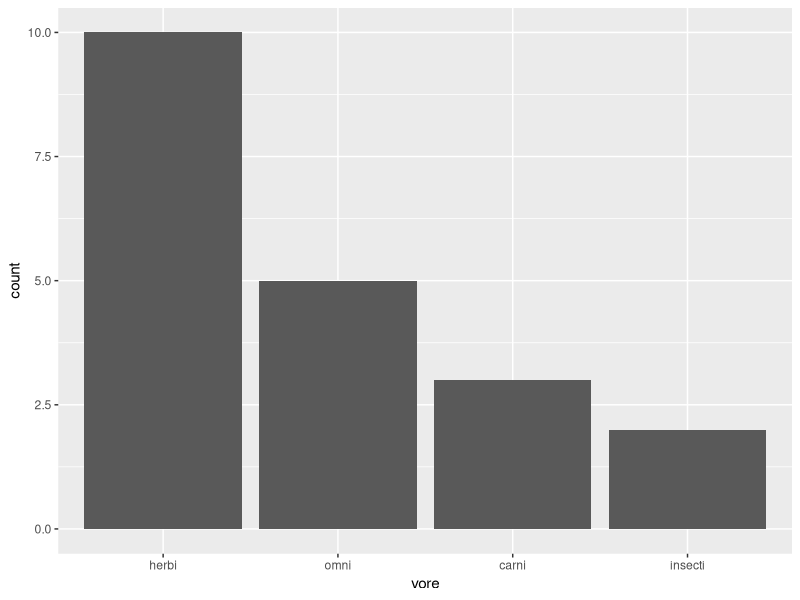

R code for this plot:
## ---- chunk 1
1 + 1
## ---- chunk 2
#| echo: false
2 * 2
## ---- chunk 3
library(tidyverse)
## ---- chunk 4
msleep |> head()
## ---- chunk 5
msleep |> 
  drop_na() |> 
  mutate(vore = fct_infreq(vore)) |> 
  ggplot(aes(vore)) + geom_bar()
